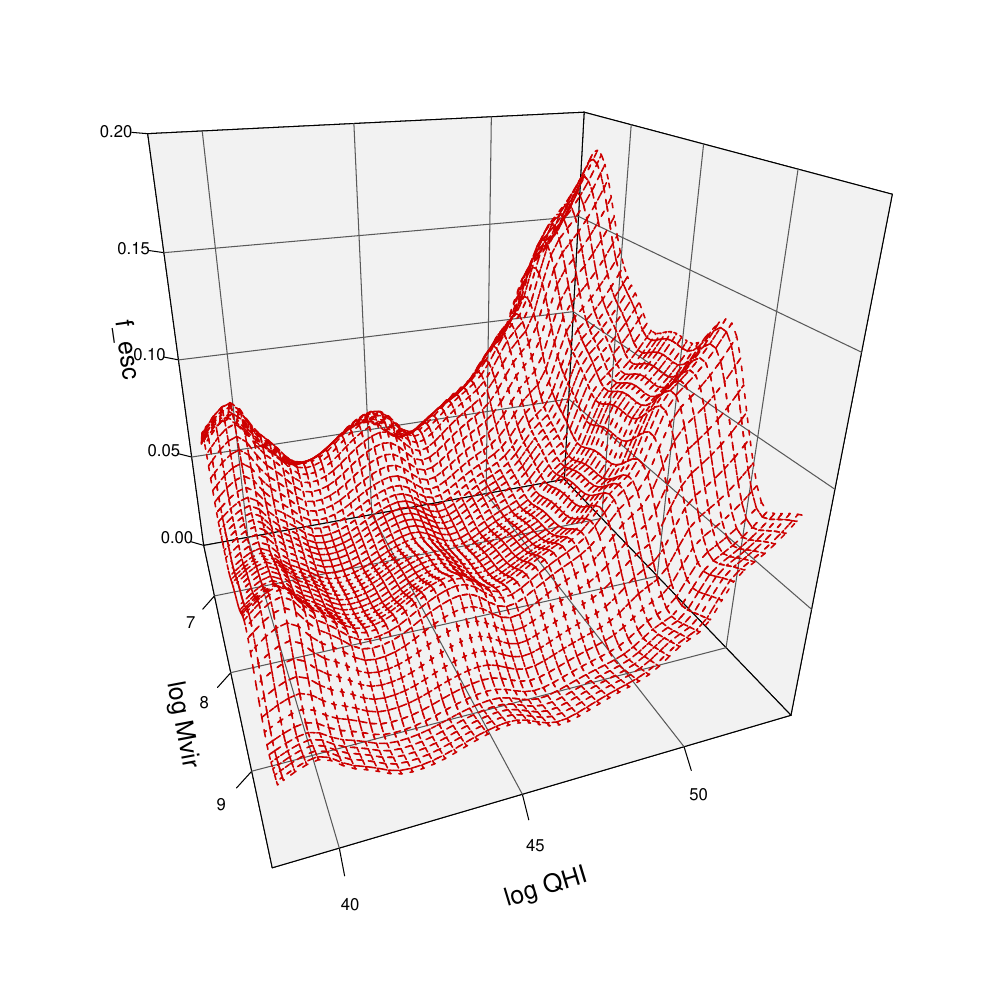

The script that saved this image:
#rm(list=ls(all=TRUE))
library(caret);library(visreg);
library(mgcv);library(ggplot2);
library(corrplot);library(reshape);
require(ggthemes);library(e1071);
library(scales);library(MASS);library(Hmisc)
library(corrplot);library(gridExtra)

# Read data
Data=read.csv("..//data/FiBY.csv",header=T)

#subsampling 
#index <- sample(seq_len(nrow(Data)),replace=F, size = 40000)

# Cut in redshift
data.1 = Data[Data$redshift < 30,]

# Log modulus transformation
L_M <-function(x){sign(x)*log10(abs(x) + 1)}

## fEsc is the variable of interest
data.2 <- as.data.frame(data.1[,c("Mvir","QHI")])
data.2$Mvir <- log10(data.2$Mvir)
data.2$QHI <- log10(data.2$QHI)

#data.2$spin <- log10(data.2$spin)
X    <- as.matrix(data.2)
y    <- data.1$fEsc; 
y[ y < 10^-3] = 0 # transform to zero everything below 1e-2
#y_b <- (y*(nrow(data.2)-1)+0.5)/nrow(data.2)



# Transform the columns of the design matrix (X)  to lighten the skewness, reduce the effect of outliers and reduce pairwise correlations if possible
#trans       <- preProcess(X,method = c("YeoJohnson", "center", "scale","spatialSign")) # Yeo-Johnson followed by centering and scaling. "spatialSign" is a bit complicated but it seems useful here
# to reduce outliers. Also I noticed that many of the variables are highly concetrated at one point. "spatailSign" will

trans       <- preProcess(X,method = c("YeoJohnson", "center", "scale","spatialSign"))                                                                                       # distribute things around.  
Xtrans      <- predict(trans,X) # The "new" Transformed X                 



### Two Models: 1) Model the probability that y > 0.  2) Model the Average of Y if y > 0 
### Some graphics:
### Plot the data (transformed) with a smoother:
### Good practice to go through all predictors (notice non-linearity):
non.zero <- ifelse(y > 0, 1, 0);fesc = as.factor(non.zero);levels(fesc) = c(expression("fesc = 0"), expression(fesc>0))
Dat.trans        <- data.frame(Xtrans,y=y,non.zero)



####
#### Modelling using non-parametric hurdle regression model:
#### Non-parametric regression function we will adopt more general regression functions without restricting to specific functional assumption 
#### 1) Model Prob(y>0) using nonparametric logistic regression
r                  <- 30
npar_nzero         <- gam(non.zero ~  s(Mvir,bs="cr",k=r)  + s(QHI,bs="cr",k=r),
                          data=Dat.trans,family=binomial(link="logit"),gamma=1.4)  # Please use bam with cautious as it might diverge. For example

######################################################################################
#### Produce the previous plots on the original scale of the predictors
### loop over all 
#names for plot 
names <- c("log~(M[200]/M[sun])",    
           "QHI")    

### 2) Model Average y when y > 0 using non parametric beta regression model 
r <- 30
npar_Beta_y <- gam(y ~     s(Mvir,bs="cr",k=r)       + 
                     s(QHI,bs="cr",k=r),
                   subset=y>0,data=Dat.trans,family=betar(link="logit"),gamma=1.4)


x1 <- Xtrans[,1]
x2 <- Xtrans[,2]
grid.lines = 50                # predict values on regular xy grid
x1.pred <- seq(1.01*min(x1), 0.99*max(x1), length.out = grid.lines)
x2.pred <- seq(1.01*min(x2), 0.99*max(x2), length.out = grid.lines)
x1x2 <- expand.grid(Mvir = x1.pred, QHI = x2.pred)

y.pred <- matrix(predict(npar_nzero, newdata = x1x2,type="response")*predict(npar_Beta_y, newdata = x1x2,type="response"), 
                 nrow = grid.lines, ncol = grid.lines)


x1_o <- X[,1]
x2_o <- X[,2]
grid.lines = 50                # predict values on regular xy grid
x1.pred_o <- seq(1.01*min(x1_o), 0.99*max(x1_o), length.out = grid.lines)
x2.pred_o <- seq(1.01*min(x2_o), 0.99*max(x2_o), length.out = grid.lines)
x1x2_o <- expand.grid(Mvir = x1.pred_o, QHI = x2.pred_o)



fit = predict(npar_nzero,newdata=as.data.frame(Xtrans),type="response")*predict(npar_Beta_y,newdata=as.data.frame(Xtrans),type="response")
cor(fit,y)


require("plot3D")


scatter3D_fancy(x, y, z,colvar = as.integer(CLUST$classification),col = c("#D46A6A","#D4B16A","#764B8E"),
                colkey=F,
                box = T,ticktype = "detailed",theta=40,phi=20,
                zlab = "LogOIII_Hb",ylab="LogNII_Ha", d=20,
                xlab="EWHa",bty = "u",col.panel = "gray95",col.grid = "gray35",contour = T)

# scatter plot with regression plane
pdf("3D.pdf",width = 10,height = 10)
scatter3D(x1_o, x2_o, y, pch = 19,                    
          cex = 0, cex.lab=1.5,  
          box = T,
          theta = 70, phi = 25, ticktype = "detailed",
          col="red2",bty = "u",col.panel = "gray95",
          col.grid = "gray35",
          xlab="log Mvir",
          ylab="log QHI",
          zlab="f_esc", 
          zlim=c(0,0.2),
          surf = list(col="red3",x = x1.pred_o, y = x2.pred_o, z = y.pred,  
                      facets = NA,lwd=1.5,lty=2),colkey = FALSE)
dev.off()


#### To monitor the changes in the average of y as one variables is changing keeping all other predictors fixed
#### These are important plots as one can notice the importance of each predictor to y
gg3<-list()
vv_x <- list()
vv_original <-list()
for(i in 1:ncol(X)){
  nn = 10^4+1; XX = matrix(apply(X,2,mean),nrow=1); 
  XX=XX%x% rep(1,nn);colnames(XX) = colnames(X); 
  XX = as.data.frame(XX)
  XX[,i] <- seq(min(X[,i]),max(X[,i]),length=nn)
  XX.trans      = predict(trans,XX) # Convert to the transformed scale
  ##
  Preds_nzero <- predict(npar_nzero ,newdata = XX.trans,type="response",se=T,unconditional=T)
  Preds_y     <- predict(npar_Beta_y,newdata = XX.trans,type="response",se=T,unconditional=T)
  mu1         <- Preds_nzero$fit;mu2 <- Preds_y$fit;
  se1         <- Preds_nzero$se ;se2 <- Preds_y$se;
  Predictions <- mu1*mu2
  se          <- sqrt(mu2^2*se1^2 + mu1^2*se2^2 + se1^2*se2^2)
  CI.L        <- Predictions-qnorm(0.975)*se 
  CI.R        <- Predictions+qnorm(0.975)*se 
  CI          <- cbind(Predictions,CI.L,CI.R) 
  colnames(CI) <- c("Predictions","CI_L","CI_R")
  
  vv_x[[i]] <- data.frame(cbind(CI,x=XX[,i]),var = rep(names[i],length(XX[,i])))
  vv_original[[i]] <- data.frame(x=data.2[,i],y=y,var = rep(names[i],length(data.2[,i])))
  
}

# put altogether for facets
vvv_x<-c()
for(i in 1:8){
  vvv_x <- rbind(vvv_x,vv_x[[i]])
}  
vvv_original <- c()
for(i in 1:8){
  vvv_original <- rbind(vvv_original,vv_original[[i]])
} 

# Plot  via ggplot2
pdf("hurdle_3.pdf",width = 16,height = 8)
ggplot(vvv_x,aes(x=x,y=Predictions))+
  # geom_point(data=gg_original,aes(x=x,y=y),size=1,alpha=0.2,col="orange2",position = position_jitter (h = 0.025))+
  geom_hex(data=vvv_original,bins = 50,aes(x=x,y=y))+
  scale_fill_continuous(low = "gray80", high = "gray10", trans = log10_trans())+
  geom_ribbon(aes(ymin=CI_L, ymax=CI_R),fill=c("#ba122b")) +
  geom_line(col="#CCCC99",size=1.5)+
  theme_bw()+
  ylab(expression(f[esc]))+
  xlab("")+
  #    scale_y_continuous(trans = 'log10',
  #                       breaks=trans_breaks("log10",function(x) 10^x),
  #                       labels=trans_format("log10",math_format(10^.x)))+
  theme(legend.background = element_rect(fill="white"),
        legend.key = element_rect(fill = "white",color = "white"),
        plot.background = element_rect(fill = "white"),
        legend.position="none",
        axis.title.y = element_text(vjust = 0.1,margin=margin(0,10,0,0)),
        axis.title.x = element_text(vjust = -0.25),
        text = element_text(size = 20,family="serif"))+
  facet_wrap(~var,scales = "free_x",ncol=4,labeller = label_parsed)
dev.off()




#### Finally: 
#### Prediction :
#### Say at xp = X[c(100,363,987),] 
xp= X[c(100,363,987),]; xp=as.data.frame(xp);colnames(xp) = colnames(X)
xp.trans <- predict(trans,xp) # The "new" Transformed xp      
# Find pr(y > 0) at xp 
predict(npar_nzero,newdata=xp.trans,type="response")
# Predict the average of y at xp (Important) : 
predict(npar_nzero,newdata=xp.trans,type="response")*predict(npar_Beta_y,newdata=xp.trans,type="response")

## Fitted values:
fit = predict(npar_nzero,newdata=as.data.frame(Xtrans),type="response",se=T)$fit*predict(npar_Beta_y,newdata=as.data.frame(Xtrans),type="response",se=T)$fit




cor(fit,y)
plot(fit,y,pch=20,cex=0.5)
abline(0,1,lty=2,col="Black",lwd=3)







